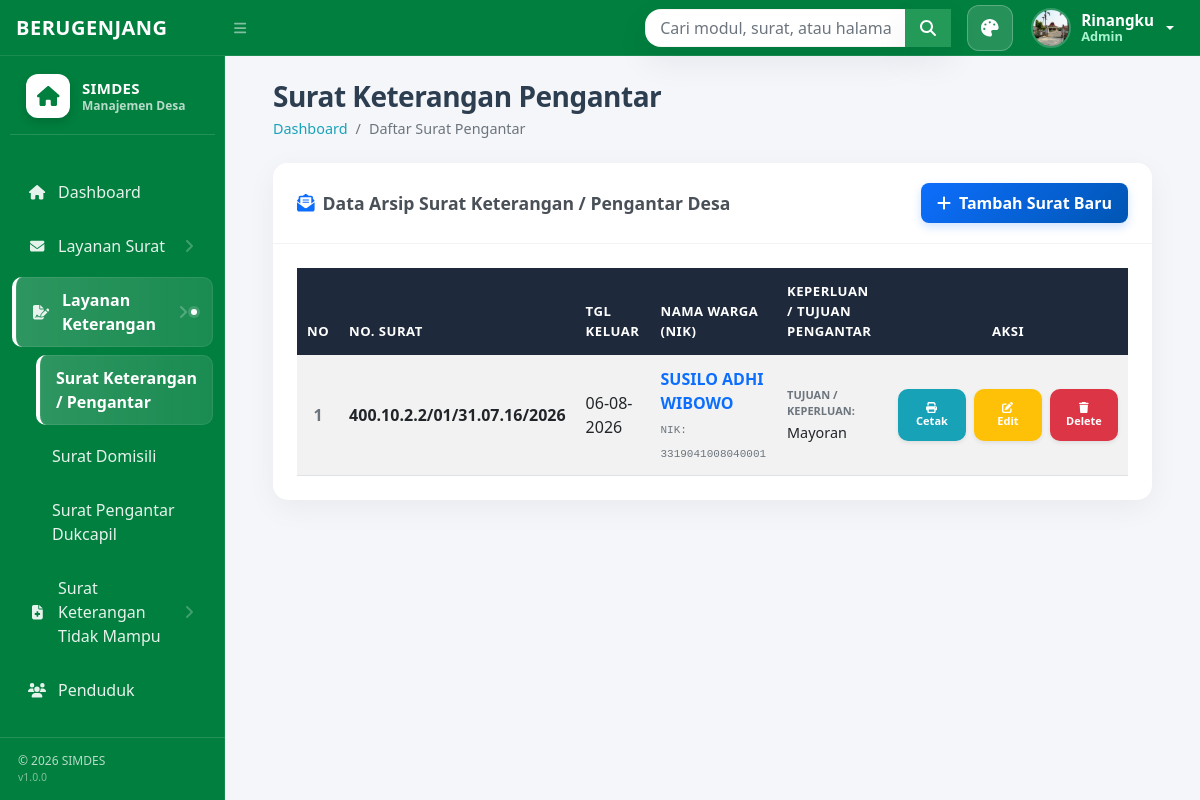
The page /index.php?page=surat-keterangan-pengantar (signed in) on the database its author committed.
### tables this page shows
CREATE TABLE `tb_surat_pengantar` (
  `id_surat` int(11) NOT NULL,
  `nomor_surat` varchar(50) NOT NULL COMMENT 'Nomor surat di dalam stempel bulat',
  `kode_surat` varchar(20) DEFAULT '31.07.16' COMMENT 'Kode klasifikasi surat di pojok kiri atas',
  `nama_penduduk` varchar(150) NOT NULL,
  `jenis_kelamin` enum('Laki-Laki','Perempuan') NOT NULL,
  `tempat_lahir` varchar(100) NOT NULL,
  `tanggal_lahir` date NOT NULL,
  `kewenangnegaraan` varchar(50) DEFAULT 'Indonesia',
  `agama` varchar(30) NOT NULL,
  `status_perkawinan` varchar(50) NOT NULL,
  `pekerjaan` varchar(100) NOT NULL,
  `alamat_tinggal` text NOT NULL COMMENT 'Detail RT, RW, Desa, Kecamatan, Kabupaten',
  `nik` varchar(16) NOT NULL,
  `nomor_kk` varchar(16) NOT NULL,
  `keperluan` text NOT NULL COMMENT 'Tujuan pembuatan surat',
  `berlaku_mulai` date NOT NULL,
  `berlaku_sampai` varchar(50) DEFAULT 'Selesai',
  `keterangan_lain` text DEFAULT NULL COMMENT 'Catatan tambahan penguat di poin 12',
  `nama_penandatanganan` varchar(150) DEFAULT NULL,
  `jabatan_penandatanganan` varchar(150) DEFAULT NULL,
  `tanggal_surat` date NOT NULL COMMENT 'Tanggal surat dikeluarkan',
  `nama_pemohon` varchar(150) NOT NULL,
  `jabatan_penandatangan` varchar(100) DEFAULT 'Kepala Desa Berugenjang',
  `nama_penandatangan` varchar(150) NOT NULL,
  `created_at` timestamp NOT NULL DEFAULT current_timestamp()
);

### pages/surat_keterangan_pengantar/tampil.php (the view, shortened to what this page needs)
<?php
$koneksi = mysqli_connect("localhost", "root", "", "db_balaidesa");
if (mysqli_connect_errno()) {
    echo "<div class='alert alert-danger m-4'>Koneksi database gagal: " . mysqli_connect_error() . "</div>";
    $query = false;
} else {
    $query = false;
    $tableCandidates = ['tb_surat_pengantar', 'surat_pengantar'];
    foreach ($tableCandidates as $tableCandidate) {
        $check = mysqli_query($koneksi, "SHOW TABLES LIKE '$tableCandidate'");
        if ($check && mysqli_num_rows($check) > 0) {
            $query = mysqli_query($koneksi, "
                SELECT * FROM `$tableCandidate`
                ORDER BY tanggal_surat DESC, id_surat DESC
            ");
            break;
        }
    }
}
?>
<div class="container-fluid px-4 py-3">
    <div class="d-flex justify-content-between align-items-center mb-2">
        <div>
            <h3 class="page-title-modern mt-2 mb-1">Surat Keterangan Pengantar</h3>
            <ol class="breadcrumb breadcrumb-modern mb-0">
                <li class="breadcrumb-item"><a href="index.php?page=dashboard"
                        class="text-decoration-none">Dashboard</a></li>
                <li class="breadcrumb-item active">Daftar Surat Pengantar</li>
            </ol>
        </div>
    </div>
    <div class="card card-modern mb-4">
        <div class="card-header-modern d-flex justify-content-between align-items-center">
            <div class="card-header-title d-flex align-items-center">
                <i class="fas fa-envelope-open-text me-2 text-primary"></i> Data Arsip Surat Keterangan / Pengantar Desa
            </div>
            <a href="index.php?page=surat-pengantar-tambah" class="btn btn-primary btn-tambah-modern">
                <i class="fas fa-plus me-1"></i> Tambah Surat Baru
            </a>
        </div>
        <div class="card-body p-4">
            <div class="table-responsive">
                <table class="table table-hover table-striped table-modern align-middle" id="dataTable" width="100%"
                    cellspacing="0">
                    <thead>
                        <tr>
                            <th width="5%" class="text-center">No</th>
                            <th width="18%">No. Surat</th>
                            <th width="12%">Tgl Keluar</th>
                            <th width="18%">Nama Warga (NIK)</th>
                            <th width="32%">Keperluan / Tujuan Pengantar</th>
                            <th width="15%" class="text-center">Aksi</th>
                        </tr>
                    </thead>
                    <tbody>
                        <?php
                        $no = 1;
                        if ($query && mysqli_num_rows($query) > 0) {
                            while ($data = mysqli_fetch_assoc($query)) {
                                $tanggal = date('d-m-Y', strtotime($data['tanggal_surat']));
                                ?>
                        <tr>
                            <td class="text-center fw-bold text-secondary"><?= $no++; ?></td>
                            <td class="fw-semibold text-dark">
                                <?= htmlspecialchars($data['nomor_surat']); ?>
                            </td>
                            <td><?= $tanggal; ?></td>
                            <td>
                                <span class="fw-bold text-uppercase text-primary d-block">
                                    <?= htmlspecialchars($data['nama_penduduk']); ?>
                                </span>
                                <small class="text-muted font-monospace" style="font-size: 11px;">
                                    NIK: <?= htmlspecialchars($data['nik']); ?>
                                </small>
                            </td>
                            <td>
                                <small class="text-muted d-block" style="font-size: 11px; font-weight: 600;">TUJUAN /
                                    KEPERLUAN:</small>
                                <span style="font-size: 0.9rem;">
                                    <?= nl2br(htmlspecialchars(substr($data['keperluan'], 0, 110))); ?>
                                </span>
                            </td>
                            <td class="text-center">
                                <div class="d-flex justify-content-center align-items-center gap-2">
                                    <a href="pages/surat_keterangan_pengantar/cetak.php?id=<?= $data['id_surat']; ?>"
                                        target="_blank"
                                        class="btn btn-sm d-flex flex-column align-items-center justify-content-center action-btn btn-cetak-modern"
                                        title="Cetak Surat">
                                        <i class="fas fa-print"></i>
                                        <span>Cetak</span>
                                    </a>
                                    <a href="index.php?page=surat-pengantar-edit&id=<?= $data['id_surat']; ?>"
                                        class="btn btn-sm d-flex flex-column align-items-center justify-content-center action-btn btn-update-modern"
                                        title="Edit Informasi">
                                        <i class="fas fa-edit"></i>
                                        <span>Edit</span>
                                    </a>
                                    <a href="pages/surat_keterangan_pengantar/hapus.php?id=<?= $data['id_surat']; ?>"
                                        class="btn btn-sm d-flex flex-column align-items-center justify-content-center action-btn btn-delete-modern"
                                        onclick="return confirm('Apakah Anda yakin ingin menghapus arsip Surat Pengantar ini?');"
                                        title="Hapus Permanen">
                                        <i class="fas fa-trash"></i>
                                        <span>Delete</span>
                                    </a>
                                </div>
                            </td>
                        </tr>
                        <?php
                            }
                        } ?>
                    </tbody>
                </table>
            </div>
        </div>
    </div>
</div>

### index.php (style rules this page uses)
:root { --bg-color: #f5f6fa; --card-color: #ffffff; --text-color: #222; --sidebar: #007f3e; --navbar: #007f3e; }
body { background: var(--bg-color); color: var(--text-color); transition: .3s; }
.card { background: var(--card-color); color: var(--text-color); }
.table { color: var(--text-color); }

### pages/surat_keterangan_pengantar/tampil.php (style rules this page uses)
.page-title-modern { font-weight: 700; color: #2c3e50; letter-spacing: -0.5px; }
.breadcrumb-modern { background: transparent; padding: 0; font-size: 0.9rem; }
.breadcrumb-modern a { color: #17a2b8; font-weight: 500; }
.card-modern { border: none !important; border-radius: 15px !important; box-shadow: 0 8px 30px rgba(0, 0, 0, 0.05) !important; overflow: hidden; }
.card-header-modern { background-color: #ffffff !important; border-bottom: 1px solid #f1f3f5 !important; padding: 1.25rem 1.5rem !important; }
.card-header-title { font-weight: 600; color: #495057; font-size: 1.1rem; }
.btn-tambah-modern { background: linear-gradient(135deg, #0d6efd, #0056b3) !important; border: none !important; border-radius: 8px !important; padding: 8px 16px !important; font-weight: 600; box-shadow: 0 4px 10px rgba(13, 110, 253, 0.2); transition: all 0.25s ease; }
.table-modern { margin-bottom: 0 !important; }
.table-modern thead th { background-color: #1e293b !important; color: #ffffff !important; font-weight: 600; text-transform: uppercase; font-size: 0.82rem; letter-spacing: 0.5px; padding: 14px 10px !important; border: none !important; }
#dataTable td { vertical-align: middle !important; padding: 12px 10px !important; }
.action-btn { width: 68px; height: 52px; border-radius: 10px !important; border: none !important; font-weight: 600; font-size: 11px !important; transition: all 0.25s ease; box-shadow: 0 2px 4px rgba(0, 0, 0, 0.08); color: #ffffff !important; text-decoration: none; }
.btn-cetak-modern { background-color: #17a2b8 !important; }
.btn-update-modern { background-color: #ffc107 !important; }
.btn-delete-modern { background-color: #dc3545 !important; }

### rows shown on the page
tb_surat_pengantar: nomor_surat "400.10.2.2/01/31.07.16/2026", tanggal_surat "06-08-2026", nama_penduduk "SUSILO ADHI WIBOWO", nik "3319041008040001", keperluan "Mayoran"

### other values the page prints
$user_nama "Rinangku"
$user_role "Admin"
